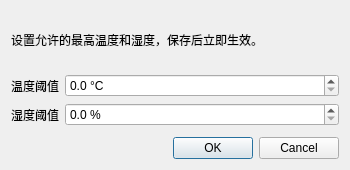
<?xml version="1.0" encoding="UTF-8"?>
<ui version="4.0">
 <class>SetDialog</class>
 <widget class="QDialog" name="SetDialog">
  <property name="geometry"><rect><x>0</x><y>0</y><width>350</width><height>170</height></rect></property>
  <property name="windowTitle"><string>调整报警阈值</string></property>
  <layout class="QVBoxLayout" name="mainLayout">
   <item>
    <widget class="QLabel" name="descriptionLabel">
     <property name="text"><string>设置允许的最高温度和湿度，保存后立即生效。</string></property>
     <property name="wordWrap"><bool>true</bool></property>
    </widget>
   </item>
   <item>
    <layout class="QFormLayout" name="thresholdForm">
     <item row="0" column="0"><widget class="QLabel" name="temperatureLabel"><property name="text"><string>温度阈值</string></property></widget></item>
     <item row="0" column="1">
      <widget class="QDoubleSpinBox" name="tempSpin">
       <property name="decimals"><number>1</number></property>
       <property name="maximum"><double>50.000000000000000</double></property>
       <property name="suffix"><string> °C</string></property>
      </widget>
     </item>
     <item row="1" column="0"><widget class="QLabel" name="humidityLabel"><property name="text"><string>湿度阈值</string></property></widget></item>
     <item row="1" column="1">
      <widget class="QDoubleSpinBox" name="humSpin">
       <property name="decimals"><number>1</number></property>
       <property name="maximum"><double>100.000000000000000</double></property>
       <property name="suffix"><string> %</string></property>
      </widget>
     </item>
    </layout>
   </item>
   <item>
    <widget class="QDialogButtonBox" name="buttonBox">
     <property name="orientation"><enum>Qt::Horizontal</enum></property>
     <property name="standardButtons"><set>QDialogButtonBox::Cancel|QDialogButtonBox::Ok</set></property>
    </widget>
   </item>
  </layout>
 </widget>
 <resources/>
 <connections/>
</ui>
